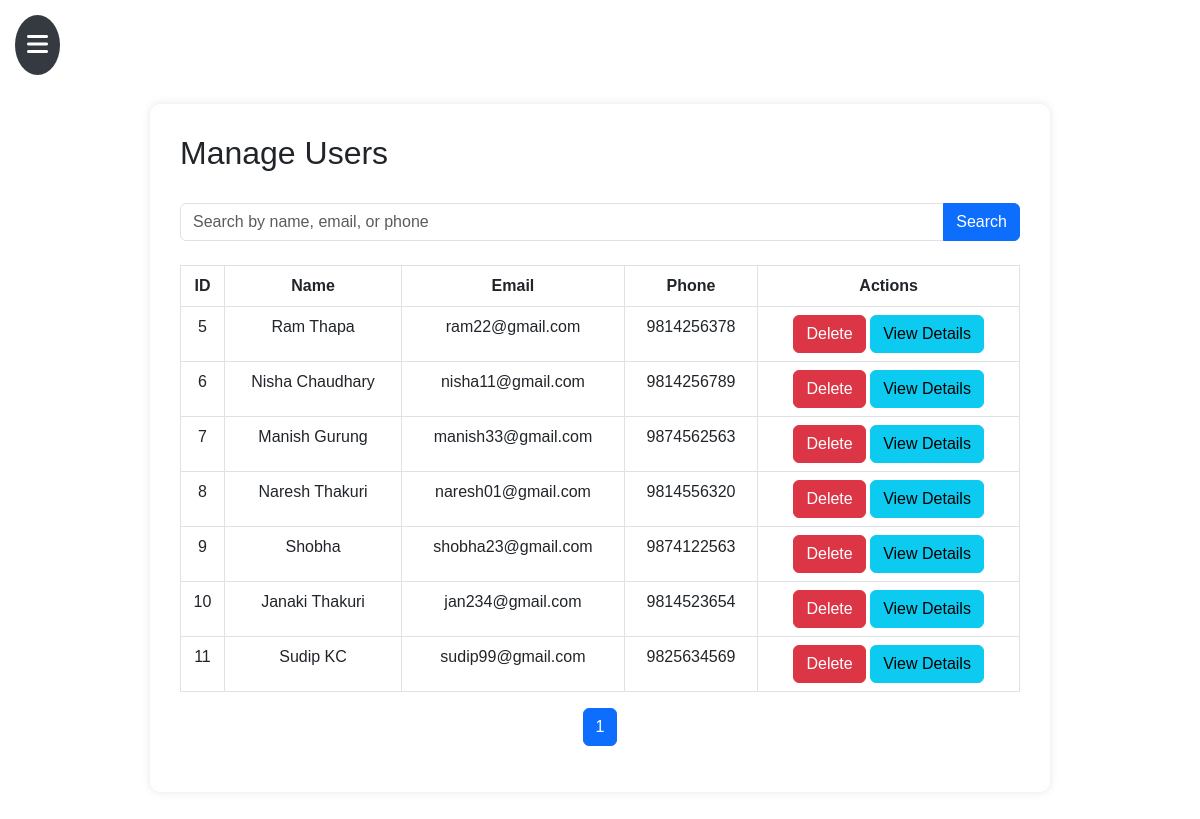
Page /admin/manage_users.php on the committed database.
### tables this page shows
CREATE TABLE `users` (
  `id` int(11) NOT NULL,
  `name` varchar(100) NOT NULL,
  `email` varchar(150) NOT NULL,
  `password` varchar(255) NOT NULL,
  `created_at` timestamp NOT NULL DEFAULT current_timestamp(),
  `phone` varchar(255) NOT NULL
);

### admin/manage_users.php (the view, shortened to what this page needs)
<?php
include("../includes/config.php");
$limit = 10;
$page = isset($_GET['page']) ? (int)$_GET['page'] : 1;
$start_from = ($page - 1) * $limit;
$search = isset($_GET['search']) ? $_GET['search'] : '';
$query = "SELECT id, name, email, phone FROM users WHERE name LIKE ? OR email LIKE ? OR phone LIKE ? LIMIT ?, ?";
$stmt = $conn->prepare($query);
$search_term = '%' . $search . '%';
$stmt->bind_param("sssii", $search_term, $search_term, $search_term, $start_from, $limit);
$stmt->execute();
$users = $stmt->get_result();
$count_query = "SELECT COUNT(*) AS total FROM users WHERE name LIKE ? OR email LIKE ? OR phone LIKE ?";
$count_stmt = $conn->prepare($count_query);
$count_stmt->bind_param("sss", $search_term, $search_term, $search_term);
$count_stmt->execute();
$count_result = $count_stmt->get_result()->fetch_assoc();
$total_users = $count_result['total'];
$total_pages = ceil($total_users / $limit);
?>
<!DOCTYPE html>
<html lang="en">
<head>
    <link href="https://cdn.jsdelivr.net/npm/bootstrap@5.3.0-alpha1/dist/css/bootstrap.min.css" rel="stylesheet">
</head>
<body>
    <?php include("../includes/sidebar.php"); ?>
    <div class="container my-5">
        <div class="dashboard-container">
            <div class="dashboard-card">
                <h1>Manage Users</h1>
                <form action="manage_users.php" method="GET" class="mb-4">
                    <div class="input-group">
                        <input type="text" name="search" class="form-control" placeholder="Search by name, email, or phone" value="<?= htmlspecialchars($search) ?>">
                        <button class="btn btn-primary" type="submit">Search</button>
                    </div>
                </form>
                <table class="table table-bordered">
                    <thead>
                        <tr>
                            <th>ID</th>
                            <th>Name</th>
                            <th>Email</th>
                            <th>Phone</th>
                            <th>Actions</th>
                        </tr>
                    </thead>
                    <tbody>
                        <?php while ($user = $users->fetch_assoc()): ?>
                            <tr>
                                <td><?= htmlspecialchars($user['id']) ?></td>
                                <td><?= htmlspecialchars($user['name']) ?></td>
                                <td><?= htmlspecialchars($user['email']) ?></td>
                                <td><?= htmlspecialchars($user['phone']) ?></td>
                                <td>
                                    <a href="manage_users.php?delete_id=<?= $user['id'] ?>" class="btn btn-danger" onclick="return confirm('Are you sure you want to delete this user?')">Delete</a>
                                    <a href="view_user.php?id=<?= $user['id'] ?>" class="btn btn-info">View Details</a>
                                </td>
                            </tr>
                        <?php endwhile; ?>
                    </tbody>
                </table>
                <nav>
                    <ul class="pagination">
                        <?php for ($i = 1; $i <= $total_pages; $i++): ?>
                            <li class="page-item <?= ($i == $page) ? 'active' : '' ?>">
                                <a class="page-link" href="manage_users.php?page=<?= $i ?>&search=<?= htmlspecialchars($search) ?>"><?= $i ?></a>
                            </li>
                        <?php endfor; ?>
                    </ul>
                </nav>
            </div>
        </div>
    </div>
</body>
</html>

### admin/manage_users.php (style rules this page uses)
body { font-family: Arial, sans-serif; background-color: #f8f9fa; }
.dashboard-container { display: flex; flex-direction: column; justify-content: center; align-items: center; min-height: 100vh; }
.dashboard-card { background-color: white; padding: 30px; border-radius: 10px; box-shadow: 0 0 10px rgba(0, 0, 0, 0.1); width: 100%; max-width: 900px; }
.dashboard-card h1 { font-size: 2rem; margin-bottom: 30px; }
.table th, .table td { text-align: center; }
.pagination { justify-content: center; }

### includes/sidebar.php (style rules this page uses)
body { font-family: Arial, sans-serif; }

### rows in the picture
users: id "5", name "Ram Thapa", email "ram22@gmail.com", phone "9814256378"
users: id "6", name "Nisha Chaudhary", email "nisha11@gmail.com", phone "9814256789"
users: id "7", name "Manish Gurung", email "manish33@gmail.com", phone "9874562563"
users: id "8", name "Naresh Thakuri", email "naresh01@gmail.com", phone "9814556320"
users: id "9", name "Shobha", email "shobha23@gmail.com", phone "9874122563"
users: id "10", name "Janaki Thakuri", email "jan234@gmail.com", phone "9814523654"
users: id "11", name "Sudip KC", email "sudip99@gmail.com", phone "9825634569"
